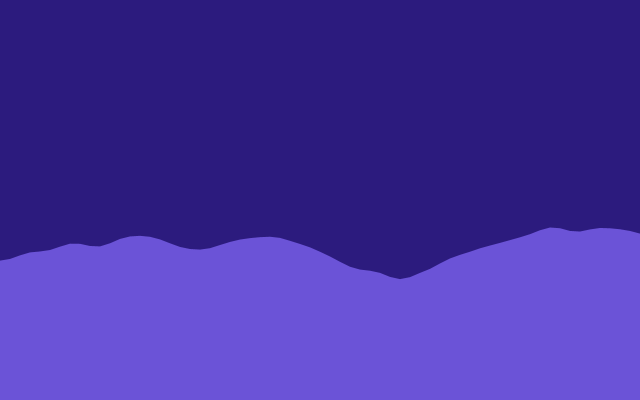
Frame 1 (no input)
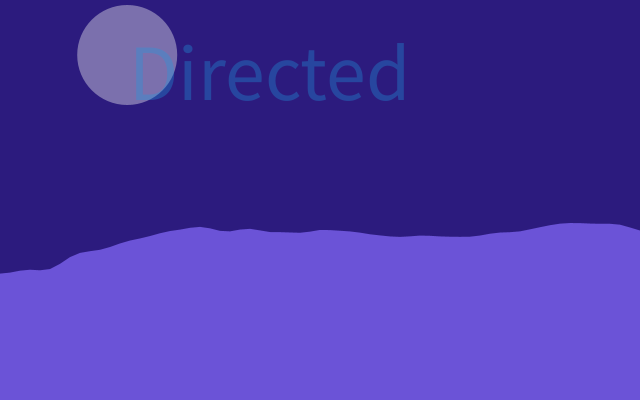
Frame 60 (the mouse pressed at the canvas centre just before this capture)
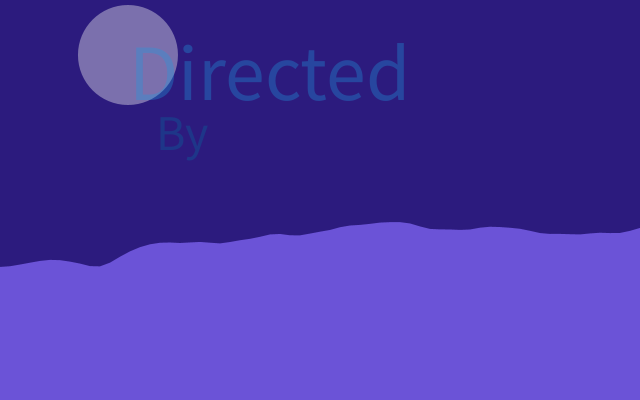
Frame 120 (the mouse held since frame 60 and released just before this capture)

The Processing sketch that drew these frames (run headless with seeded random() and noise(); from frame 60 on, the mouse is pressed at the canvas centre):

// Processing sketch: processing_117419
// ── processing_117419.pde

float yoff = 0.0; // 2nd dimension of perlin noise
float xoff1 = 0.0;
float xincrement = 0.01;
int count = 0;


void setup() {
size(640, 400);
}

void draw() {
  
  count++;
  noStroke();
background(46,28,131);
textSize(50);

fill(255);
// We are going to draw a polygon out of the wave points
beginShape(); 

float xoff = 0; // Option #1: 2D Noise
// float xoff = yoff; // Option #2: 1D Noise

// Iterate over horizontal pixels
for (float x = 0; x <= width; x += 10) {
// Calculate a y value according to noise, map to 
float y = map(noise(xoff, yoff), 0, 1, 200,300); // Option #1: 2D Noise
// float y = map(noise(xoff), 0, 1, 200,300); // Option #2: 1D Noise

// Set the vertex
fill(111,86,224);
vertex(x, y); 
// Increment x dimension for noise
xoff += 0.05;
}
// increment y dimension for noise
yoff += 0.01;
vertex(width, height);
vertex(0, height);
endShape(CLOSE);


// Create an alpha blended background
fill(0, 10);
rect(0, 0, width, height);

//float n = random(0,width); // Try this line instead of noise

// Get a noise value based on xoff and scale it according to the window's width
float n = noise(xoff1)*width;
xoff1 += xincrement;
fill(23,53,160,95);
  textSize(150);
if (count>150){
text("James", n*+0.2+90, 270);
}

// With each cycle, increment xoff

fill(244,100);
if (count>10){
ellipse (n*.5,55,100,100 );
}



 fill(5,98,155,95);
 textSize(50); 
if (count>100){
text("By", n-100, 150);
}


 fill(29,151,224,87);
 textSize(80);
if (count>50){
text("Directed", n*-0.2+180, 100);
}

fill(23,53,160,95);
  textSize(150);
if (count>150){
text("James", n*+0.2+90, 270);
}

fill(39,22,118,90);
  textSize(80);
if (count>200){
text("Cameron", n*.3, 350);
}

fill(39,22,118,90);
  textSize(35);
if (count>250){
text("Titanic", n-1*.99, 380);
}


}
